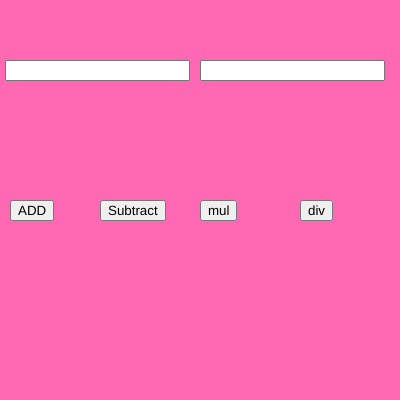
Frame 1 (no input)
Frame 60 (no input): identical to frame 1, image omitted
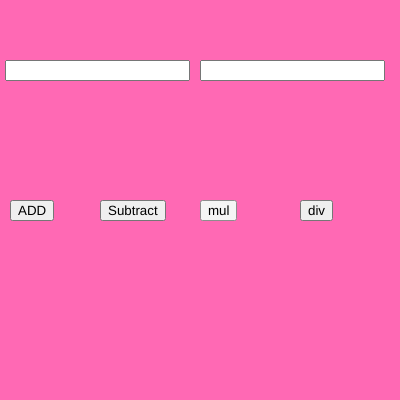
Frame 120 (the mouse pressed at the canvas centre since frame 60)

The p5.js sketch that drew these frames (run headless with seeded random() and noise() and a simulated clock; from frame 60 on, the mouse is pressed at the canvas centre):

// p5.js sketch
// ── sketch.js
var num1,num2;
var b1,b2,b3,b4
var n1,n2
function setup() {
  createCanvas(400, 400);

  num1=createInput();
  num1.position(5,60)

  num2=createInput()
  num2.position(200,60)

  b1=createButton("ADD")
  b1.position(10,200)
  b1.mousePressed(add)

  b2=createButton("Subtract")
  b2.position(100,200)
  b2.mousePressed(sub)

  b3=createButton("mul")
  b3.position(200,200)
  b3.mousePressed(mul)

  b4=createButton("div")
  b4.position(300,200)
  b4.mousePressed(div)

  textAlign(CENTER)

  

}

function draw() {
  background("hotpink");

 n1=parseInt(num1.value())
 n2=parseInt(num2.value())
 
}
function add(){
  console.log(n1+n2)
}
function sub(){
  console.log(n1-n2)
}
function mul(){
  console.log(n1*n2)
}
function div(){
  console.log(n1/n2)
}
